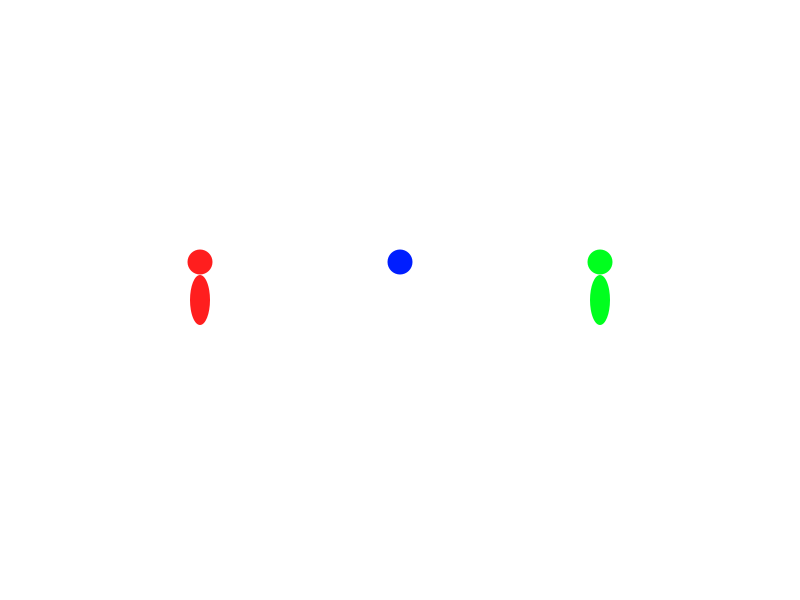
Frame 1 (no input)
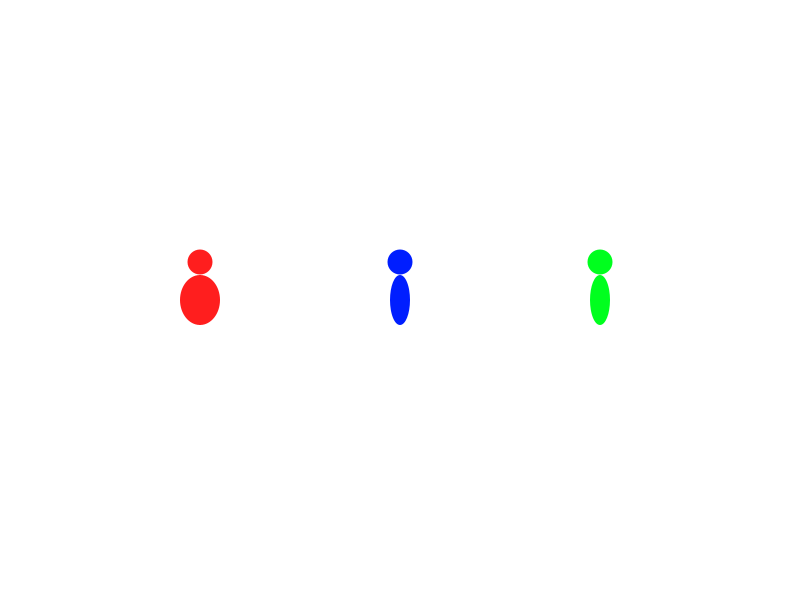
Frame 60 (the mouse pressed at the canvas centre just before this capture)
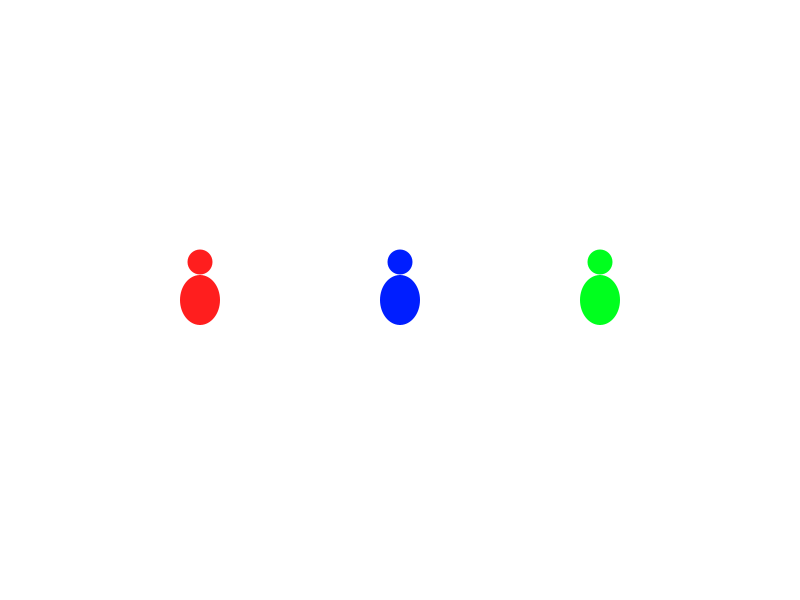
Frame 120 (the mouse held since frame 60 and released just before this capture)

The Processing sketch that drew these frames (run headless with seeded random() and noise(); from frame 60 on, the mouse is pressed at the canvas centre):

// Processing sketch: processing_120643
// ── processing_120643.pde

Human humans[] = new Human[3];
int timer;

void setup() {
  size(800, 600);
  // passed in parameters: position x, position y, --and the rest are the hard coded data, like: obesity in 1960, obesity in 1961, obesity in 1962....add more
  humans[0] = new Human(200, height/2, 0.5, 0.5, .5, 1, .5, .5, 1, 1, 1, 1, 1, 1, 1.7, 1.7, 1.7, 1.7); //california
  humans[1] = new Human(400, height/2, 0, 0, 1, .5, 1, 1, 1, 1, 1, 1.7, 1.7, 1.7, 1.7, 1.7, 2.3, 2.3); //texas
  humans[2] = new Human(600, height/2, 0.5, 0.5, .5, .5, .5, .5, 1, 1, 1, 1, 1, 1, 1.7, 1.7, 1.7, 1.7); //new york
  timer = 0;
}

void draw() {
  background(255);
  timer++;
  if (timer % 20 == 0) {
    for (int i=0;i<humans.length;i++) {
      humans[i].changeAmount();
    }
  }
  for (int j=0;j<humans.length;j++) {
    humans[j].display();
  }
}

class Human {
  int x;
  int y;
  float amount[] = new float[16];
  int currentIndex = 0;

  // x, y, ---and hard coded data.  You will have many more..
  Human(int _x, int _y, float _0, float _1, float _2, float _3, float _4, float _5, float _6, float _7, float _8, float _9, float _10, float _11,  float _12,  float _13,  float _14, float _15) {
    x = _x;
    y = _y;
    amount[0] = _0;
    amount[1] = _1;
    amount[2] = _2;
    amount[3] = _3;
    amount[4] = _4;
    amount[5] = _5;
    amount[6] = _6;
    amount[7] = _7;
    amount[8] = _8;
    amount[9] = _9;
    amount[10] = _10;
    amount[11] = _11;
    amount[12] = _12;
    amount[13] = _13;
    amount[14] = _14;
    amount[15] = _15;

}
  void changeAmount() {
    currentIndex++;
    if (currentIndex >= amount.length) { // we've gone through all the index.  Start back at beginning
      currentIndex = 0;
      background(255,0,0); //flash red.  Just to let us know that we restarted
    }
  }
  void display() {
    float tall = int(amount[currentIndex]* 40); // access the array.  What is the current value to present?  Also multiply it, to make it bigger
    color fillColor = color(30,30,255); // if it is positive, make it blue...
    
  if(x==200){fillColor = color(255, 30,30);} // if negative, make it red.
  if(x==400){fillColor = color(0, 30,255);}
  if(x==600){fillColor = color(0, 255,30);}
    
    fill(fillColor);
    noStroke();
    ellipse(x, y, tall, 50);
    ellipse(x, y-38, 25, 25);
  }
}
